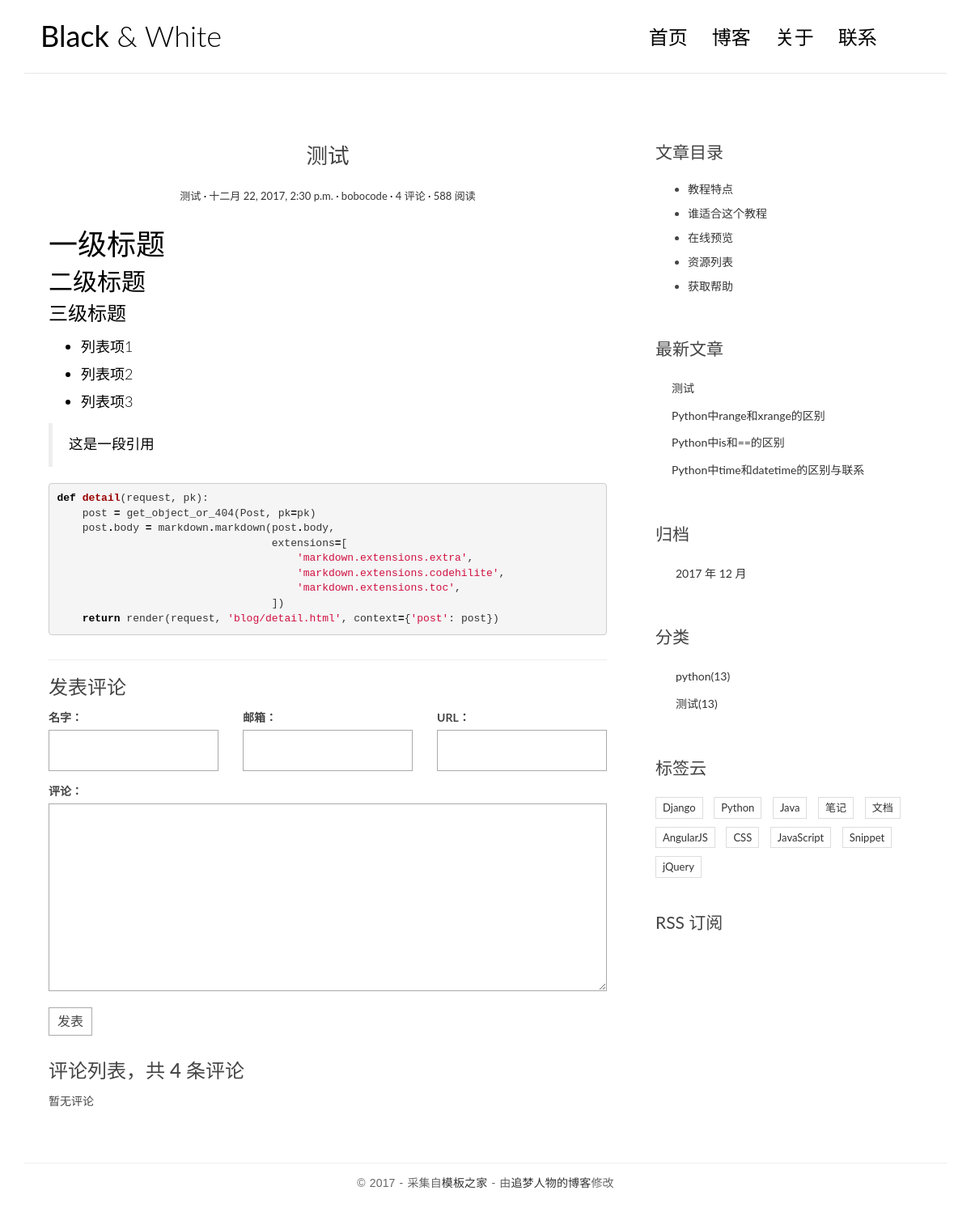
Page /post/4/ on the earlier database version.
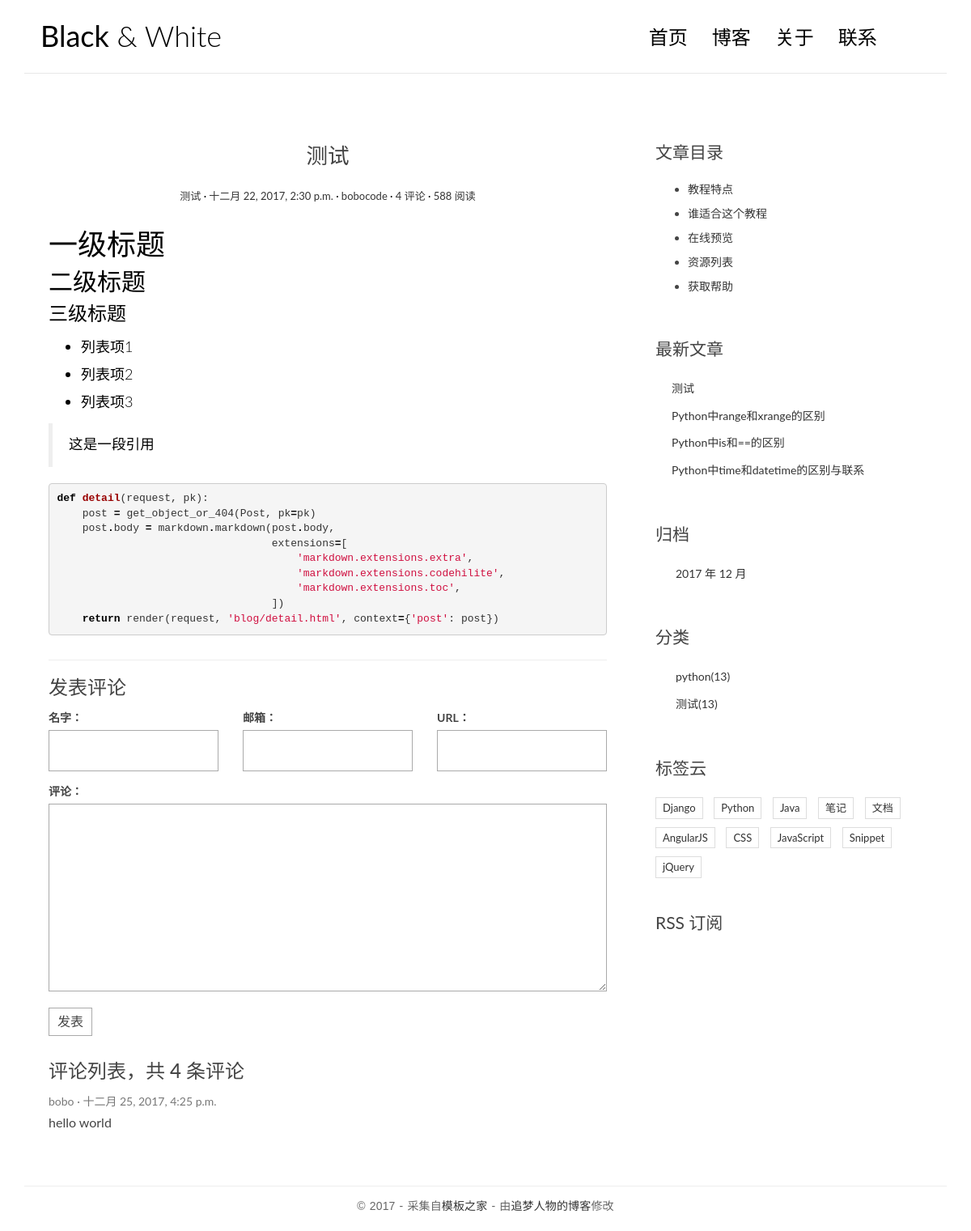
Same page on the later database version.
### blog/models.py (models this page shows, shortened)
class Post(models.Model):
	title = models.CharField(max_length=70)#标题
	content = models.TextField()#文章内容
	create_time = models.DateTimeField()#创建时间
	modified_time = models.DateTimeField()#最后修改时间
	excerpt = models.CharField(max_length=200,blank=True)#文章摘要
	category = models.ForeignKey(Category)#ForeignKey，即一对多的关联关系
	tags = models.ManyToManyField(Tag,blank=True)#ManyToManyField，表明这是多对多的关联关系
	author = models.ForeignKey(User)#
	def get_absolute_url(self):
		return reverse('blog:detail',kwargs={'pk':self.pk}) #注意是冒号

class Category(models.Model):
	name = models.CharField(max_length=100)

### comments/models.py (models this page shows, shortened)
class Comment(models.Model):
    name = models.CharField(max_length=100)
    email = models.EmailField(max_length=255)
    url = models.URLField(blank=True)
    text = models.TextField()
    created_time = models.DateTimeField(auto_now_add=True)#自动把 created_time 的值指定为当前时间
    post = models.ForeignKey('blog.Post')

### blog/views.py (the view)
# urls.py: url(r'^post/(?P<pk>[0-9]+)/$',views.detail,name="detail"),
def detail(request,pk):
	post = get_object_or_404(Post,pk=pk)
	post.content =  markdown.markdown(post.content,extensions=['markdown.extensions.extra',
																'markdown.extensions.codehilite',
																'markdown.extensions.toc',])
	form = CommentForm()
	comment_list = post.comment_set.all()
	context ={'post':post,'form':form,'comment_list':comment_list}
	return render(request,'blog/detail.html',context=context)

### comments/forms.py
class CommentForm(forms.ModelForm):
	class Meta:
		model = Comment
		fields= ['name','email','url','text']

### blog/templatetags/blog_tags.py (called while the page is built)
@register.simple_tag
def get_recent_posts(num=5):
	return Post.objects.all().order_by('-create_time')[:num]

@register.simple_tag
def archives():
	return Post.objects.dates('create_time','month',order='DESC')

@register.simple_tag
def get_categories():
    return Category.objects.all()

### templates/blog/detail.html (shortened to what this page needs)
{% extends 'base.html' %} {% block main %}
<article class="post post-{{ post.pk }}">
    <header class="entry-header">
        <h1 class="entry-title">{{ post.title }}</h1>
        <div class="entry-meta">
            <span class="post-category"><a href="#">{{ post.category.name }}</a></span>
            <span class="post-date"><a href="#"><time class="entry-date"
                                                                      >{{ post.create_time }}</time></a></span>
            <span class="post-author"><a href="#">{{ post.author }}</a></span>
            <span class="comments-link"><a href="#">4 评论</a></span>
            <span class="views-count"><a href="#">588 阅读</a></span>
        </div>
    </header>
    <div class="entry-content clearfix">
        {{ post.content|safe }}
    </div>
</article>
<section class="comment-area" id="comment-area">
    <hr>
    <h3>发表评论</h3>
    <form action="{% url 'comments:post_comment' post.pk %}" method="post" class="comment-form">
        <div class="row">
            <div class="col-md-4">
                <label for="{{form.name.id_for_label}}">名字：</label>
                {{form.name}} {{form.name.errors}}
            </div>
            <div class="col-md-4">
                <label for="{{form.email.id_for_label}}">邮箱：</label>
                {{form.email}} {{form.email.errors}}
            </div>
            <div class="col-md-4">
                <label for="{{ form.url.id_for_label }}">URL：</label>
                {{ form.url }} {{ form.url.errors }}
            </div>
            <div class="col-md-12">
                <label for="{{ form.text.id_for_label }}">评论：</label>
                {{ form.text }} {{ form.text.errors }}
                <button type="submit" class="comment-btn">发表</button>
            </div>
        </div>
    </form>
    <div class="comment-list-panel">
        <h3>评论列表，共 <span>4</span> 条评论</h3>
        <ul class="comment-list list-unstyled">
            {% for comment in comment_list %}
            <li class="comment-item">
                <span class="nickname">{{ comment.name }}</span>
                <time class="submit-date" datetime="{{ comment.created_time }}">{{ comment.created_time }}</time>
                <div class="text">
                    {{ comment.text }}
                </div>
            </li>
            {% empty %} 暂无评论 {% endfor %}
        </ul>
    </div>
</section>
{% endblock main %} {% block toc %}
<div class="widget widget-content">
    <h3 class="widget-title">文章目录</h3>
    <ul>
        <li>
            <a href="#">教程特点</a>
        </li>
        <li>
            <a href="#">谁适合这个教程</a>
        </li>
        <li>
            <a href="#">在线预览</a>
        </li>
        <li>
            <a href="#">资源列表</a>
        </li>
        <li>
            <a href="#">获取帮助</a>
        </li>
    </ul>
</div>
{% endblock toc %}

### templates/base.html (shortened to what the changed rows need)
{% load blog_tags %}
<!DOCTYPE html>
<html>
<head>
    <link rel="stylesheet" href="/static/css/bootstrap.min.css">
    <link rel="stylesheet" href="http://code.ionicframework.com/ionicons/2.0.1/css/ionicons.min.css">
    <link rel="stylesheet" href="/static/css/pace.css">
    <link rel="stylesheet" href="/static/css/custom.css">
    <link rel="stylesheet" href="/static/css/highlights/github.css">
</head>
<body>
<div class="container">
    <header id="site-header">
        <div class="row">
            <div class="col-md-4 col-sm-5 col-xs-8">
                <div class="logo">
                    <h1><a href="index.html"><b>Black</b> &amp; White</a></h1>
                </div>
            </div>
        </div>
    </header>
</div>
<div class="content-body">
    <div class="container">
        <div class="row">
            <main class="col-md-8">
               {% block main%}
               {% endblock main%}
            </main>
            <aside class="col-md-4">
                               <div class="widget widget-recent-posts">
                    {% get_recent_posts as recent_post_list %}
                    <ul>
                            {% for post in recent_post_list %}
                        <li>
                            <a href="{{ post.get_absolute_url }}">{{ post.title }}</a>
                        </li>
                            {% empty %}
                            暂无文章！
                            {% endfor %}
                    </ul>
                </div>
<div class="widget widget-archives">
  {% archives as date_list %}
  <ul>
    {% for date in date_list %}
    <li>
      <a href="{% url 'blog:archives' date.year date.month %}">{{ date.year }} 年 {{ date.month }} 月</a>
    </li>
    {% empty %}
    暂无归档！
    {% endfor %}
  </ul>
</div>
                <div class="widget widget-category">
                    {% get_categories as category_list %}
                    <ul>
                        {% for category in category_list %}
                        <li>
                            <a href="{% url 'blog:category' category.pk %}">{{category.name}}<span class="post-count">(13)</span></a>
                        </li>
                        {% empty %}
                        暂无分类！
                        {% endfor %}
                    </ul>
                </div>
            </aside>
        </div>
    </div>
</div>
</body>
</html>

Differences in the rows shown:
added Comment: name "bobo", created_time "十二月 25, 2017, 4:25 p.m.", text "hello world"
Other differences:
text no longer shown: "暂无评论"
